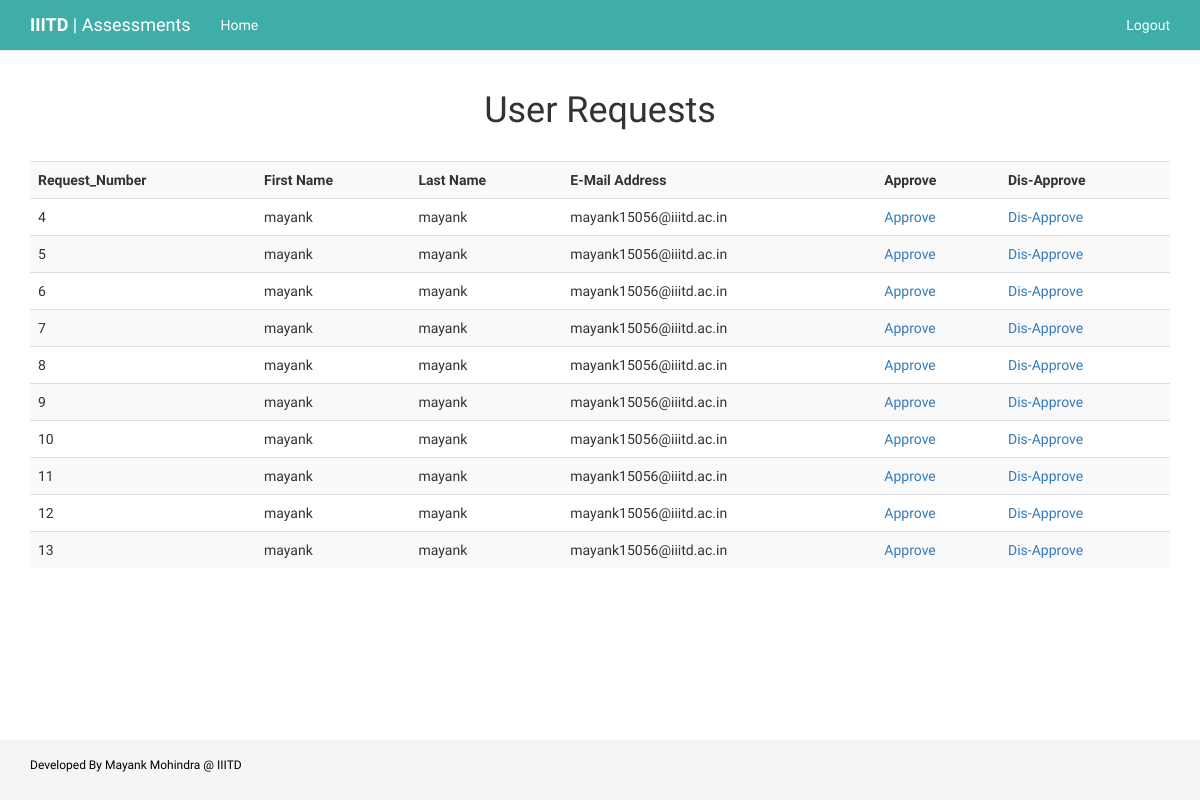
Page /register_reqs/ (signed in) on the committed database.
### quiz/models.py (models this page shows, shortened)
class registerRequests(models.Model):
	first_name = models.CharField(max_length=250, blank=False)
	last_name = models.CharField(max_length=250, blank=False)
	e_mail = models.CharField(max_length=250, blank=False)
	password=models.CharField(max_length=250, blank=False)
	confirm_password=models.CharField(max_length=250, blank=False)

### quiz/views.py (the view)
# urls.py: url(r'^register_reqs/$',views.register_reqs, name='register_reqs'),
@staff_member_required
def register_reqs(request):
	context={
		'register_reqs': registerRequests.objects.all(),
	}
	return render(request, 'quiz/register_reqs.html', context)

### quiz/templates/quiz/register_reqs.html (shortened to what this page needs)
{% extends 'quiz/base.html' %}
{% load staticfiles %}
{% block body %}
<div class="container">
	<center><h1>User Requests</h1></center>
	<br>
	<table class="table table-striped">
		<tr>
			<th>Request_Number</th>
			<th>First Name</th>
			<th>Last Name</th>
			<th>E-Mail Address</th>
			<th>Approve</th>
			<th>Dis-Approve</th>
		</tr>
		{% for request in register_reqs %}
		<tr>
			<td>{{ request.pk }}</td>
			<td>{{ request.first_name }}</td>
			<td>{{ request.last_name }}</td>
			<td>{{ request.e_mail }}</td>
			<td><a href="{% url 'quiz:approveRegister' request.pk %}">Approve</a></td>
			<td><a href="{% url 'quiz:disapproveRegister' request.pk %}">Dis-Approve</a></td>
		</tr>
		{% endfor %}
	</table>
</div>
{% endblock %}

### quiz/static/quiz/css/base.css (style rules this page uses)
html { position: relative; min-height: 100%; }
body { font-family: 'Raleway', sans-serif; margin-bottom: 60px; }

### rows in the picture
registerRequests: pk "4", first_name "mayank", last_name "mayank", e_mail "mayank15056@iiitd.ac.in"
registerRequests: pk "5", first_name "mayank", last_name "mayank", e_mail "mayank15056@iiitd.ac.in"
registerRequests: pk "6", first_name "mayank", last_name "mayank", e_mail "mayank15056@iiitd.ac.in"
registerRequests: pk "7", first_name "mayank", last_name "mayank", e_mail "mayank15056@iiitd.ac.in"
registerRequests: pk "8", first_name "mayank", last_name "mayank", e_mail "mayank15056@iiitd.ac.in"
registerRequests: pk "9", first_name "mayank", last_name "mayank", e_mail "mayank15056@iiitd.ac.in"
registerRequests: pk "10", first_name "mayank", last_name "mayank", e_mail "mayank15056@iiitd.ac.in"
registerRequests: pk "11", first_name "mayank", last_name "mayank", e_mail "mayank15056@iiitd.ac.in"
registerRequests: pk "12", first_name "mayank", last_name "mayank", e_mail "mayank15056@iiitd.ac.in"
registerRequests: pk "13", first_name "mayank", last_name "mayank", e_mail "mayank15056@iiitd.ac.in"
